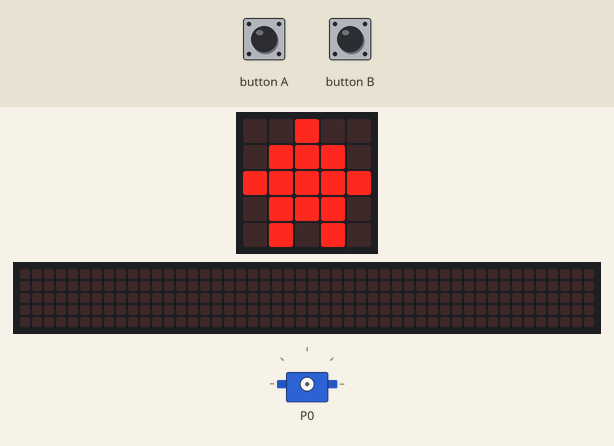
Simulated run of this program. Board: BBC micro:bit running MicroPython. On the bench: the board's 5×5 LED display, servo, a strip that is not on the board, showing the scrolling text unrolled. The inputs (shaded band) are chosen by the test bench. The 48×5 strip is a reading aid, not a part: it shows the text the display is scrolling, unrolled, one strip-width of it at a time; servo angles are drawn from the pulse width (0.5 ms = 0°, 2.5 ms = 180°).

Above: at 2.2 s.
2.3 s: button A pressed for 0.15 s
At 4.38 s:
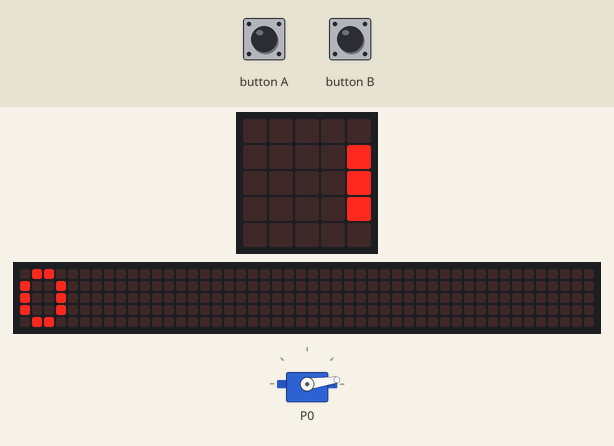
5.4 s: button B pressed for 1 s
At 6.9 s:
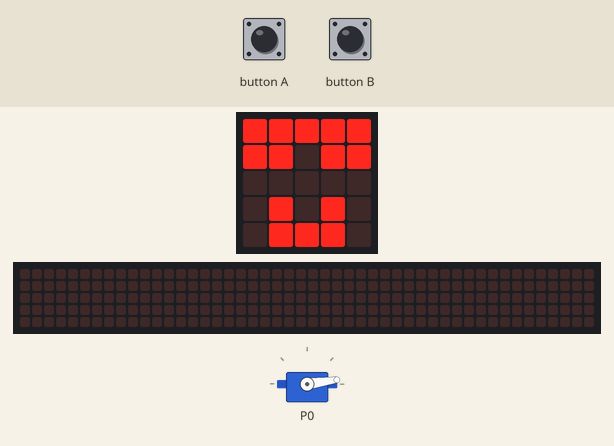
At 7.74 s:
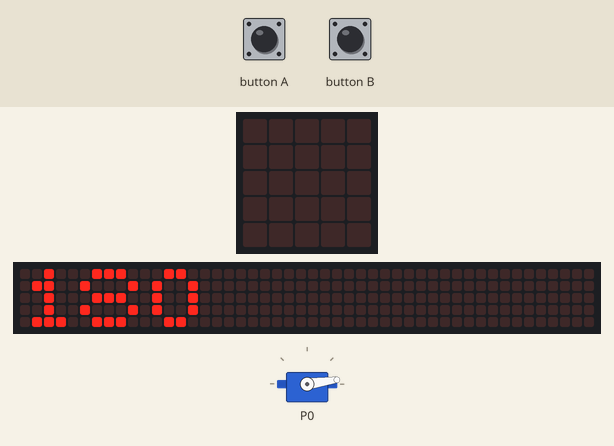
Timing chart, 0 to 9.2 s (numbered marks = the images above; inputs shaded):
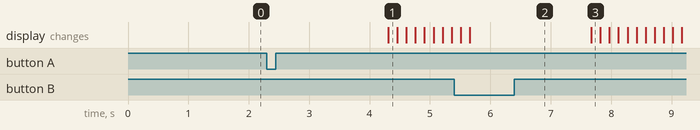

Measured:
- after the input at 2.3 s, the display: changes after 2.0 s (image 1)

The program:

main.py
```python
"""
Created by: Liya G
Created on: Nov 2023
This module is a Micro:bit MicroPython program moves the servo back and forth.
"""

from microbit import *
import math


# create Servo
class Servo:
    def __init__(self, pin, freq=50, min_us=600, max_us=2400, angle=180):
        self.min_us = min_us
        self.max_us = max_us
        self.us = 0
        self.freq = freq
        self.angle = angle
        self.analog_period = 0
        self.pin = pin
        analog_period = round((1 / self.freq) * 1000)  # hertz to miliseconds
        self.pin.set_analog_period(analog_period)

    def write_us(self, us):
        us = min(self.max_us, max(self.min_us, us))
        duty = round(us * 1024 * self.freq // 1000000)
        self.pin.write_analog(duty)
        sleep(100)
        self.pin.write_digital(0)  # turn the pin off

    def write_angle(self, degrees=None):
        if degrees is None:
            degrees = math.degrees(radians)
        degrees = degrees % 360
        total_range = self.max_us - self.min_us
        us = self.min_us + total_range * degrees // self.angle
        self.write_us(us)


# setup
display.clear()
display.show(Image.HOUSE)
sleep(1000)


# loop
while True:
    # button a is pressed
    if button_a.is_pressed():
        # make the servo at 0 degrees
        for angle in range(0, 40, 2):
            Servo(pin0).write_angle(0)

        # show 0 degrees on screen
        display.scroll("0")
        display.show(Image.SMILE)

        # when motor finishes turn
        display.clear()
        display.show(Image.FABULOUS)

    # button b is pressed
    if button_b.is_pressed():
        # make the servo at 180 degrees
        for angle in range(0, 40, 2):
            Servo(pin0).write_angle(0)

        # show 180 degrees on screen
        display.scroll("180")
        display.show(Image.SMILE)

        # when motor finishes turn
        display.clear()
        display.show(Image.FABULOUS)
```
